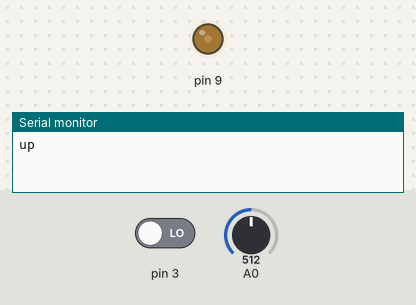
This sketch was run on a simulated Arduino Uno, built with avr-gcc and run on an emulated ATmega328P. On the bench: output pins drawn as LEDs (lit = HIGH), the last lines printed to the serial monitor. The test bench sets the inputs (shaded band); at power-on: A0 = 512, pin 3 LOW.

Above: at 1.4 s.
1.5 s: A0 set to 900
At 3.74 s:
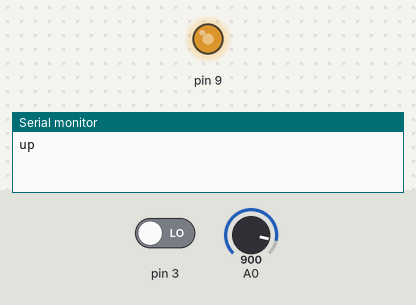
5.5 s: pin 3 driven HIGH
At 7.6 s:
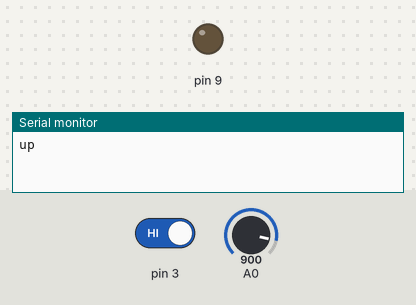
9.5 s: pin 3 driven LOW
At 11.81 s:
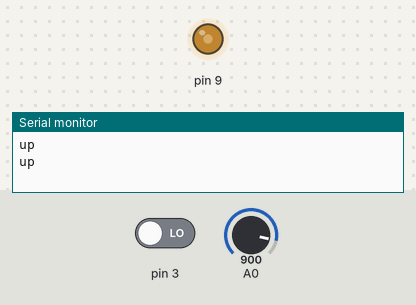
15.8 s: A0 set to 716
Timing chart, 0 to 20.8 s (numbered marks = the images above; inputs shaded):
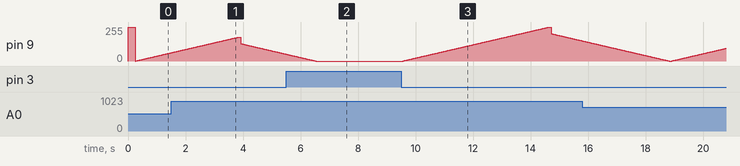

Measured:
- after the input at 5.5 s, pin 9: goes on until 6.5 s, then stays 0/255
- after the input at 9.5 s, pin 9: rises from 0/255 to 255/255 in 5.1 s, then falls to 151/255 in 1.2 s
- by itself, pin 9: rises from 62/255 to 180/255 in 2.3 s, then falls to 52/255 in 1.6 s

The sketch:

Setzkasten2.ino
```cpp
#include "LightController.h"
#include "LightSwitch.h"

LightController controller(A0,9);
LightSwitch lightSwitch(3);

void setup() {
    Serial.begin(9600);
    digitalWrite(9,HIGH);
    delay(250);
    digitalWrite(9,LOW);
}

void loop() {
  if(lightSwitch.isOn()){
    controller.tick();
  }else{
    controller.off();
  }
  delay(50);
}
```

LightController.cpp
```cpp
#include "Arduino.h"
#include "LightController.h"

LightController::LightController(int ldrPin, int ledPin)
{
  pinMode(ledPin, OUTPUT);
  _ldrPin = ldrPin;
  _ledPin = ledPin;
  _currentLdrValue = 0;
  _lastLedValue = 0;
}

void LightController::tick(){
  int ledValue = mapLdrValueToLedValue(analogRead(_ldrPin));
//  Serial.print(_lastLedValue);
//  Serial.print(" ");
//  Serial.println(ledValue);
  if(ledValue == _lastLedValue){
    return;
  }

  if(ledValue < _lastLedValue){
  Serial.println("down");
    dimDown(ledValue);
  }else if(ledValue > _lastLedValue){
  Serial.println("up");
    dimUp(ledValue);
  }
}

void LightController::off(){
  if(_lastLedValue == 0){
    return;
  }
  if(_lastLedValue > 100){
    _lastLedValue -= 50;
    analogWrite(_ledPin, _lastLedValue);
  }
  dimDown(0);
}

void LightController::dimUp(int ledValue){
  for(int i = _lastLedValue; i <= ledValue; i++){
    analogWrite(_ledPin, i);
    delay(20);
  }
  _lastLedValue = ledValue;
}
void LightController::dimDown(int ledValue){
  for(int i = _lastLedValue; i >= ledValue; i--){
    analogWrite(_ledPin, i);
    delay(20);
  }
  _lastLedValue = ledValue;
}

int LightController::mapLdrValueToLedValue(int value){
  //Serial.println(value);
  if(value < 150){
    return 75;
  }
  if(value < 450){
    return 125;
  }
  if(value < 900){
    return 180;
  }
  if(value < 1025){
    return 255;
  }
  return 255;
}
```

LightController.h
```cpp
class LightController {
  public:
    LightController(int ldrPin, int ledPin);
    void tick();
    void off();
  private:
    int _lastLedValue;
    int _currentLdrValue;
    int _lastLdrValue;
    int _ldrPin;
    int _ledPin;
    void dimUp(int ledValue);
    void dimDown(int ledValue);
    int mapLdrValueToLedValue(int value);
};
```

LightSwitch.cpp
```cpp
#include "LightSwitch.h"

LightSwitch::LightSwitch(int switchPin){
  pinMode(switchPin, INPUT);
  _switchPin = switchPin;
  _isOn = false;
};

boolean LightSwitch::isOn(){
  int switchState = digitalRead(_switchPin);
  if(switchState == LOW && !_isOn){
    _isOn = true;
  }else if(switchState == LOW && _isOn){
    _isOn = false;
  }
  return _isOn;
};
```

LightSwitch.h
```cpp
#include "Arduino.h"

class LightSwitch {
  public:
    LightSwitch(int switchPin);
    boolean isOn();

  private:
    int _switchPin;
    boolean _isOn;
};
```
